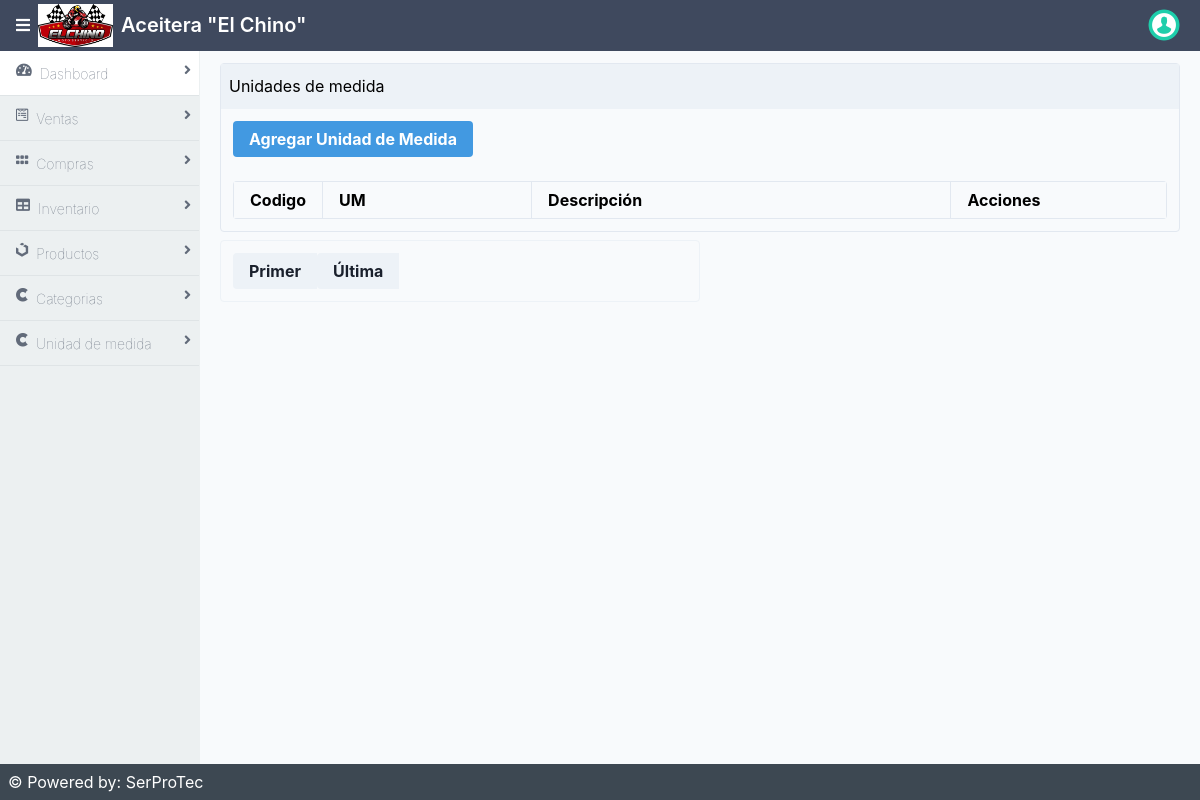
/sistema/vistaUnidadMedidas.php, run on an earlier commit of the app's database.
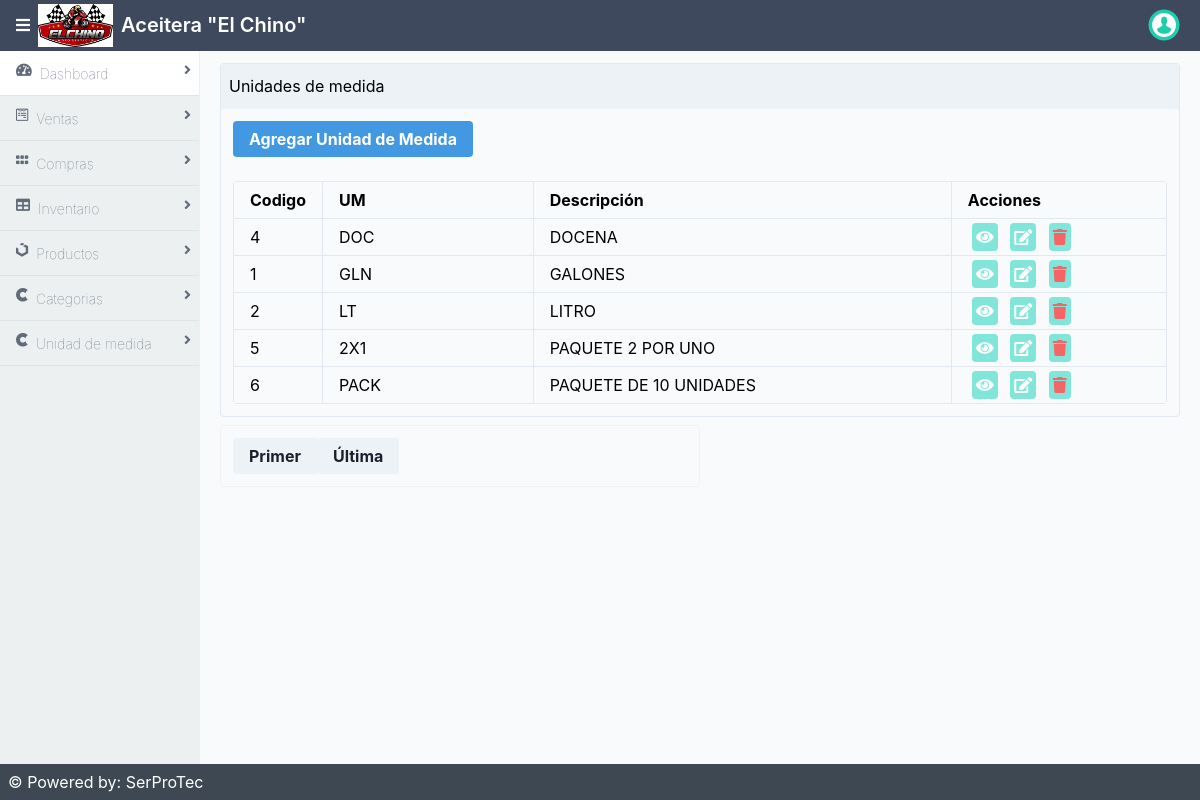
And on a later commit of the database.
### tables this page shows
CREATE TABLE `UM` (
  `ID_UM` int(11) NOT NULL,
  `UNIDAD_MEDIDA` varchar(50) NOT NULL,
  `DESCRIPCION` varchar(50) NOT NULL,
  `ESTATUS` int(11) NOT NULL DEFAULT 1
);

### sistema/vistaUnidadMedidas.php (the view, shortened to what this page needs)
<?php
include "../conexion.php";
?>
<!DOCTYPE html>
<html lang="en">
<head>
    <?php
    include '../includes/includes.php';
    ?>
</head>
<body>
    <div class="mx-auto bg-grey-lightest">
        <div class="min-h-screen flex flex-col">
            <?php
            include '../includes/header.php';
            ?>
            <div class="flex flex-1">
                <?php
                include '../includes/aside.php';
                ?>
                <main class="bg-white-500 flex-1 p-3 overflow-hidden">
                    <div class="flex flex-col">
                        <div class="flex flex-1  flex-col md:flex-row lg:flex-row mx-2">
                            <div class="mb-2 border-solid border-gray-300 rounded border shadow-sm w-full">
                                <div class="bg-gray-200 px-2 py-3 border-solid border-gray-200 border-b">
                                    Unidades de medida
                                </div>
                                <div class="p-3">
                                    <button data-modal='centeredFormModal' class="modal-trigger bg-blue-500 hover:bg-blue-700 text-white font-bold py-2 px-4 rounded">
                                        Agregar Unidad de Medida
                                    </button>
                                </div>
                                <div class="p-3">
                                    <table class="table-responsive w-full rounded">
                                        <thead>
                                            <tr>
                                                <th class="border w-1/8 px-4 py-2">Codigo</th>
                                                <th class="border w-1/4 px-4 py-2">UM</th>
                                                <th class="border w-1/2 px-4 py-2">Descripción</th>
                                                <th class="border w-1/4 px-4 py-2">Acciones</th>
                                            </tr>
                                        </thead>
                                        <?php
                                        $sql_registros = mysqli_query($conection, "SELECT COUNT(*) AS total_registros FROM UM WHERE ESTATUS = 0;");
                                        $result_registros = mysqli_fetch_array($sql_registros);
                                        $total_registros = $result_registros['total_registros'];
                                        $reg_pagina = 5;
                                        if (empty($_GET['pagina'])) {
                                            $pagina = 1;
                                        } else {
                                            $pagina = $_GET['pagina'];
                                        }
                                        $desde = ($pagina - 1) * $reg_pagina;
                                        $total_paginas = ceil($total_registros / $reg_pagina);
                                        $consulta_productos = mysqli_query($conection, "SELECT * FROM `UM` WHERE ESTATUS = '1'
                                                                                        ORDER BY DESCRIPCION LIMIT $desde,$reg_pagina;");
                                        $resultado = mysqli_num_rows($consulta_productos);
                                        if ($resultado > 0) {
                                            while ($datos_obtenidos = mysqli_fetch_array($consulta_productos)) {
                                        ?>
                                                <tbody>
                                                    <tr>
                                                        <td class="border px-4 py-2"><?php echo $datos_obtenidos['ID_UM']; ?></td>
                                                        <td class="border px-4 py-2"><?php echo $datos_obtenidos['UNIDAD_MEDIDA']; ?></td>
                                                        <td class="border px-4 py-2"><?php echo $datos_obtenidos['DESCRIPCION']; ?></td>
                                                        <td class="border px-4 py-2">
                                                            <a class="bg-teal-300 cursor-pointer rounded p-1 mx-1 text-white">
                                                                <i class="fas fa-eye"></i></a>
                                                            <a class="bg-teal-300 cursor-pointer rounded p-1 mx-1 text-white">
                                                                <i class="fas fa-edit"></i></a>
                                                            <a class="bg-teal-300 cursor-pointer rounded p-1 mx-1 text-red-500">
                                                                <i class="fas fa-trash"></i>
                                                            </a>
                                                        </td>
                                                    </tr>
                                            <?php
                                            }
                                        }
                                            ?>
                                                </tbody>
                                    </table>
                                </div>
                            </div>
                        </div>
                    </div>
                    <div class="flex flex-1  flex-col md:flex-row lg:flex-row mx-2">
                        <div class="mb-2 border-solid border-gray-200 rounded border shadow-sm w-full md:w-1/2 lg:w-1/2">
                            <div class="p-3">
                                <div class="inline-flex">
                                    <li style="text-decoration: none; list-style: none;" class="bg-gray-200 hover:bg-gray-500 text-gray-900 font-bold py-2 px-4 rounded-l">
                                        <a class="page-link" href="?pagina=<?php echo 1; ?>">Primer</a>
                                    </li>
                                    <li style="text-decoration: none; list-style: none;" class="bg-gray-200 hover:bg-gray-500 text-gray-900 font-bold py-2 px-4 rounded-l">
                                        <a class="page-link" href="?pagina=<?php echo $total_paginas; ?>">Última</a>
                                    </li>
                                </div>
                            </div>
                        </div>
                    </div>
                </main>
            </div>
            <footer class="bg-grey-darkest text-white p-2">
                <div class="flex flex-1 mx-auto">&copy; Powered by: SerProTec</div>
            </footer>
        </div>
    </div>
</body>
</html>

### includes/includes.php (shortened to what this page needs)
<link rel="stylesheet" href="../dist/styles.css">
<link rel="stylesheet" href="../dist/all.css">

### includes/header.php (shortened to what this page needs)
<header class="bg-nav">
    <div class="flex justify-between">
        <div class="p-1 mx-3 inline-flex items-center">
            <i class="fas fa-bars pr-2 text-white" onclick="sidebarToggle()"></i>
            <span><img src="../img/logo_aceitera.jpeg" alt="" width="75px"></span>
            <h1 class="text-white p-2">Aceitera "El Chino"</h1>
        </div>
        <div class="p-1 flex flex-row items-center">
            <img onclick="profileToggle()" class="inline-block h-8 w-8 rounded-full" src="../img/usuarioVentas.png" alt="" style="cursor: pointer;">
            <a href="#"  onclick="profileToggle()" class="text-white p-2 no-underline hidden md:block lg:block"><?php echo $_SESSION['Nombre'],"  ", $_SESSION['Apellido'];?></a>
        </div>
    </div>
</header>

### includes/aside.php (shortened to what this page needs)
<aside id="sidebar" class="bg-side-nav w-1/2 md:w-1/6 lg:w-1/6 border-r border-side-nav hidden md:block lg:block">
    <ul class="list-reset flex flex-col">
        <li class=" w-full h-full py-3 px-2 border-b border-light-border bg-white">
            <a href="../sistema/aceiteraHome.php" class="font-sans font-hairline hover:font-normal text-sm text-nav-item no-underline">
                <i class="fas fa-tachometer-alt float-left mx-2"></i>
                Dashboard
                <span><i class="fas fa-angle-right float-right"></i></span>
            </a>
        </li>
        <li class="w-full h-full py-3 px-2 border-b border-light-border">
            <a href="forms.html" class="font-sans font-hairline hover:font-normal text-sm text-nav-item no-underline">
                <i class="fab fa-wpforms float-left mx-2"></i>
                Ventas
                <span><i class="fa fa-angle-right float-right"></i></span>
            </a>
        </li>
        <li class="w-full h-full py-3 px-2 border-b border-light-border">
            <a href="buttons.html" class="font-sans font-hairline hover:font-normal text-sm text-nav-item no-underline">
                <i class="fas fa-grip-horizontal float-left mx-2"></i>
                Compras
                <span><i class="fa fa-angle-right float-right"></i></span>
            </a>
        </li>
        <li class="w-full h-full py-3 px-2 border-b border-light-border">
            <a href="tables.html" class="font-sans font-hairline hover:font-normal text-sm text-nav-item no-underline">
                <i class="fas fa-table float-left mx-2"></i>
                Inventario
                <span><i class="fa fa-angle-right float-right"></i></span>
            </a>
        </li>
        <li class="w-full h-full py-3 px-2 border-b border-light-border">
            <a href="../sistema/vistaProductos.php" class="font-sans font-hairline hover:font-normal text-sm text-nav-item no-underline">
                <i class="fab fa-uikit float-left mx-2"></i>
                Productos
                <span><i class="fa fa-angle-right float-right"></i></span>
            </a>
        </li>
        <li class="w-full h-full py-3 px-2 border-b border-light-border">
            <a href="../sistema/vistaCategorias.php" class="font-sans font-hairline hover:font-normal text-sm text-nav-item no-underline">
                <i class="fab fa-cuttlefish float-left mx-2"></i>
                Categorias
                <span><i class="fa fa-angle-right float-right"></i></span>
            </a>
        </li>
        <li class="w-full h-full py-3 px-2 border-b border-light-border">
            <a href="../sistema/vistaUnidadMedidas.php" class="font-sans font-hairline hover:font-normal text-sm text-nav-item no-underline">
                <i class="fab fa-cuttlefish float-left mx-2"></i>
                Unidad de medida
                <span><i class="fa fa-angle-right float-right"></i></span>
            </a>
        </li>
            </ul>
</aside>

What changed in the data, as far as the page shows it:
added um: ID_UM "4", UNIDAD_MEDIDA "DOC", DESCRIPCION "DOCENA"
added um: ID_UM "1", UNIDAD_MEDIDA "GLN", DESCRIPCION "GALONES"
added um: ID_UM "2", UNIDAD_MEDIDA "LT", DESCRIPCION "LITRO"
added um: ID_UM "5", UNIDAD_MEDIDA "2X1", DESCRIPCION "PAQUETE 2 POR UNO"
added um: ID_UM "6", UNIDAD_MEDIDA "PACK", DESCRIPCION "PAQUETE DE 10 UNIDADES"
